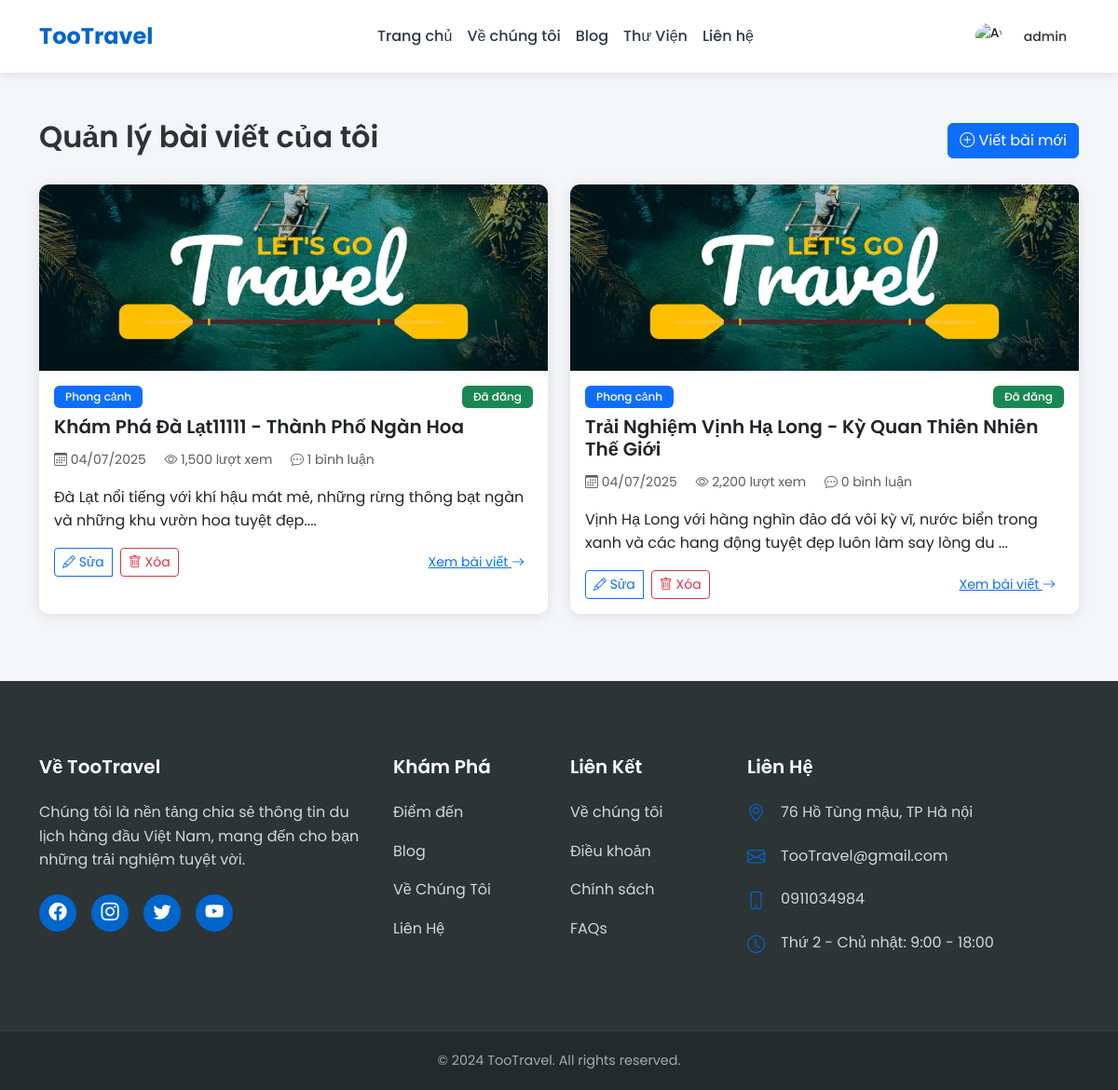
The page /myposts.php (signed in) on the database its author committed.
### tables this page shows
CREATE TABLE posts (
        id INT PRIMARY KEY AUTO_INCREMENT,
        title VARCHAR(255) NOT NULL,
        excerpt TEXT,
        content TEXT NOT NULL,
        category_id INT NOT NULL,
        image VARCHAR(255) NOT NULL,
        author_id INT,
        views INT DEFAULT 0,
        published_at TIMESTAMP DEFAULT CURRENT_TIMESTAMP,
        status ENUM('draft', 'published', 'hidden') DEFAULT 'published',
        FOREIGN KEY (author_id) REFERENCES users(id) ON DELETE SET NULL,
        FOREIGN KEY (category_id) REFERENCES categories(id) ON DELETE CASCADE
    );

CREATE TABLE categories (
        id INT PRIMARY KEY AUTO_INCREMENT,
        name VARCHAR(100) NOT NULL,
        slug VARCHAR(100) UNIQUE NOT NULL
    );

### config/database.php (called while the page is built, shortened)
<?php
class Database {
    private $host = DB_HOST;
    private $user = DB_USER;
    private $pass = DB_PASS;
    private $dbname = DB_NAME;
    private $conn;
    private $stmt;
    private $result;
    private $bindParams = [];
    private $bindTypes = '';
    public function __construct() {
        try {
            $this->conn = new mysqli($this->host, $this->user, $this->pass, $this->dbname);
            $this->conn->set_charset("utf8mb4");
        } catch (Exception $e) {
            error_log($e->getMessage());
            throw $e;
        }
    }
    public function query($query) {
        $this->bindParams = [];
        $this->bindTypes = '';
        $query = preg_replace('/:([a-zA-Z0-9_]+)/', '?', $query);
        $this->stmt = $this->conn->prepare($query);
        return true;
    }
    public function bind($param, $value, $type = null) {
        if (is_null($type)) {
            if (is_int($value)) {
                $type = 'i';
            } elseif (is_double($value) || is_float($value)) {
                $type = 'd';
            } elseif (is_string($value)) {
                $type = 's';
            } else {
                $type = 'b';
            }
        }
        $this->bindParams[] = $value;
        $this->bindTypes .= $type;
        return true;
    }
    public function execute() {
        if (!empty($this->bindParams)) {
            $params = [$this->bindTypes];
            for ($i = 0; $i < count($this->bindParams); $i++) {
                $params[] = &$this->bindParams[$i];
            }
            call_user_func_array([$this->stmt, 'bind_param'], $params);
        }
        $success = $this->stmt->execute();
        if ($success) {
            $this->result = $this->stmt->get_result();
        } else {
            $this->error = $this->stmt->error;
        }
        return $success;
    }
    public function getAll() {
        $this->execute();
        $results = [];
        while ($row = $this->result->fetch_assoc()) {
            $results[] = $row;
        }
        return $results;
    }
}

### myposts.php (the view, shortened to what this page needs)
<?php
require_once 'config/database.php';
$db = new Database();
$sql = "
    SELECT p.*, c.name as category_name,
           (SELECT COUNT(*) FROM comments WHERE post_id = p.id) as comment_count
    FROM posts p
    LEFT JOIN categories c ON p.category_id = c.id
    WHERE p.author_id = ?
    ORDER BY p.created_at DESC
";
$db->query($sql);
$db->bind(1, $_SESSION['user_id']);
$posts = $db->getAll();
require_once 'header.php';
?>
<div class="container main-container py-5">
    <div class="d-flex justify-content-between align-items-center mb-4">
        <h2>Quản lý bài viết của tôi</h2>
        <a href="post-editor.php" class="btn btn-primary">
            <i class="bi bi-plus-circle"></i> Viết bài mới
        </a>
    </div>
    <?php if (empty($posts)): ?>
        <div class="text-center py-5">
            <div class="mb-3">
                <i class="bi bi-file-earmark-text" style="font-size: 4rem; color: #ccc;"></i>
            </div>
            <h4>Bạn chưa có bài viết nào</h4>
            <p class="text-muted">Hãy bắt đầu chia sẻ trải nghiệm của bạn!</p>
            <a href="post-editor.php" class="btn btn-primary mt-3">
                <i class="bi bi-plus-circle"></i> Viết bài mới
            </a>
        </div>
    <?php else: ?>
        <div class="row">
            <?php foreach ($posts as $post): ?>
                <div class="col-md-6 mb-4">
                    <div class="card h-100 post-card">
                        <?php if (!empty($post['thumbnail']) && file_exists($post['thumbnail'])): ?>
                            <img src="<?= htmlspecialchars($post['thumbnail']) ?>"
                                 class="card-img-top"
                                 alt="<?= htmlspecialchars($post['title']) ?>"
                                 style="height: 200px; object-fit: cover;"
                                 onerror="this.src='images/Default-thumbnail.jpg'">
                        <?php else: ?>
                            <img src="images/Default-thumbnail.jpg"
                                 class="card-img-top"
                                 alt="Default thumbnail"
                                 style="height: 200px; object-fit: cover;">
                        <?php endif; ?>
                        <div class="card-body">
                            <div class="d-flex justify-content-between align-items-start mb-2">
                                <span class="badge bg-primary"><?= htmlspecialchars($post['category_name']) ?></span>
                                <span class="badge bg-<?= $post['status'] === 'published' ? 'success' : 'warning' ?>">
                                    <?= $post['status'] === 'published' ? 'Đã đăng' : 'Bản nháp' ?>
                                </span>
                            </div>
                            <h5 class="card-title"><?= htmlspecialchars($post['title']) ?></h5>
                            <div class="text-muted small mb-3">
                                <i class="bi bi-calendar3"></i> <?= date('d/m/Y', strtotime($post['created_at'])) ?>
                                <i class="bi bi-eye ms-3"></i> <?= number_format($post['views']) ?> lượt xem
                                <i class="bi bi-chat-dots ms-3"></i> <?= $post['comment_count'] ?> bình luận
                            </div>
                            <p class="card-text"><?= htmlspecialchars(substr($post['excerpt'] ?? '', 0, 150)) ?>...</p>
                            <div class="d-flex justify-content-between align-items-center mt-3">
                                <div class="btn-group">
                                    <a href="post-editor.php?id=<?= $post['id'] ?>"
                                       class="btn btn-outline-primary btn-sm">
                                        <i class="bi bi-pencil"></i> Sửa
                                    </a>
                                    <form method="POST" class="d-inline"
                                          onsubmit="return confirm('Bạn có chắc chắn muốn xóa bài viết này?')">
                                        <button type="submit" name="delete_post"
                                                class="btn btn-outline-danger btn-sm">
                                            <i class="bi bi-trash"></i> Xóa
                                        </button>
                                    </form>
                                </div>
                                <a href="blog-detail.php?id=<?= $post['id'] ?>"
                                   class="btn btn-link btn-sm">
                                    Xem bài viết <i class="bi bi-arrow-right"></i>
                                </a>
                            </div>
                        </div>
                    </div>
                </div>
            <?php endforeach; ?>
        </div>
    <?php endif; ?>
</div>
<footer class="footer">
    <div class="container">
        <div class="row">
            <div class="col-lg-4 mb-4 mb-lg-0">
                <h4>Về TooTravel</h4>
                <p>Chúng tôi là nền tảng chia sẻ thông tin du lịch hàng đầu Việt Nam, mang đến cho bạn những trải nghiệm tuyệt vời.</p>
                <div class="social-links">
                    <a href="#" class="facebook"><i class="bi bi-facebook"></i></a>
                    <a href="#" class="instagram"><i class="bi bi-instagram"></i></a>
                    <a href="#" class="twitter"><i class="bi bi-twitter"></i></a>
                    <a href="#" class="youtube"><i class="bi bi-youtube"></i></a>
                </div>
            </div>
            <div class="col-lg-2 col-md-4 mb-4 mb-lg-0">
                <h4>Khám Phá</h4>
                <ul class="footer-links">
                    <li><a href="gallery.php">Điểm đến</a></li>
                    <li><a href="blog.php">Blog</a></li>
                    <li><a href="about.php">Về Chúng Tôi</a></li>
                    <li><a href="contact.php">Liên Hệ</a></li>
                </ul>
            </div>
            <div class="col-lg-2 col-md-4 mb-4 mb-lg-0">
                <h4>Liên Kết</h4>
                <ul class="footer-links">
                    <li><a href="about.php">Về chúng tôi</a></li>
                    <li><a href="about.php">Điều khoản</a></li>
                    <li><a href="about.php">Chính sách</a></li>
                    <li><a href="about.php">FAQs</a></li>
                </ul>
            </div>
            <div class="col-lg-4 col-md-4">
                <h4>Liên Hệ</h4>
                <ul class="footer-contact">
                    <li>
                        <i class="bi bi-geo-alt"></i>
                        <span>76 Hồ Tùng mậu, TP Hà nội</span>
                    </li>
                    <li>
                        <i class="bi bi-envelope"></i>
                        <span>TooTravel@gmail.com</span>
                    </li>
                    <li>
                        <i class="bi bi-phone"></i>
                        <span>0911034984</span>
                    </li>
                    <li>
                        <i class="bi bi-clock"></i>
                        <span>Thứ 2 - Chủ nhật: 9:00 - 18:00</span>
                    </li>
                </ul>
            </div>
        </div>
    </div>
    <div class="footer-bottom">
        <div class="container">
            <p>&copy; 2024 TooTravel. All rights reserved.</p>
        </div>
    </div>
</footer>
</body>
</html>

### header.php (shortened to what this page needs)
<?php
require_once 'config/database.php';
$current_page = basename($_SERVER['PHP_SELF']);
?>
<!DOCTYPE html>
<html lang="vi">
<head>
    <link href="https://cdn.jsdelivr.net/npm/bootstrap@5.3.0/dist/css/bootstrap.min.css" rel="stylesheet">
    <link href="https://cdn.jsdelivr.net/npm/bootstrap-icons@1.7.2/font/bootstrap-icons.css" rel="stylesheet">
    <link href="https://cdnjs.cloudflare.com/ajax/libs/font-awesome/6.0.0/css/all.min.css" rel="stylesheet">
    <link rel="stylesheet" href="https://cdn.jsdelivr.net/npm/swiper@11/swiper-bundle.min.css">
    <link rel="stylesheet" href="https://unpkg.com/aos@2.3.1/dist/aos.css">
    <link rel="stylesheet" href="css/style.css">
</head>
<body>
    <header class="header">
        <nav class="navbar navbar-expand-lg fixed-top bg-white">
            <div class="container">
                <a class="navbar-brand" href="index.php">
                    TooTravel
                </a>
                <div class="collapse navbar-collapse" id="navbarNav">
                    <ul class="navbar-nav mx-auto">
                        <li class="nav-item">
                            <a class="nav-link <?= $current_page == 'index.php' ? 'active' : '' ?>" href="index.php">
                                Trang chủ
                            </a>
                        </li>
                        <li class="nav-item">
                            <a class="nav-link <?= $current_page == 'about.php' ? 'active' : '' ?>" href="about.php">
                                Về chúng tôi
                            </a>
                        </li>
                        <li class="nav-item">
                            <a class="nav-link <?= $current_page == 'blog.php' ? 'active' : '' ?>" href="blog.php">
                                Blog
                            </a>
                        </li>
                        <li class="nav-item">
                            <a class="nav-link <?= $current_page == 'gallery.php' ? 'active' : '' ?>" href="gallery.php">
                                Thư Viện
                            </a>
                        </li>
                        <li class="nav-item">
                            <a class="nav-link <?= $current_page == 'contact.php' ? 'active' : '' ?>" href="contact.php">
                                Liên hệ
                            </a>
                        </li>
                    </ul>
                    <div class="nav-buttons">
                        <?php if(isset($_SESSION['user_id'])): ?>
                            <div class="user-info dropdown">
                                <button class="btn btn-link dropdown-toggle d-flex align-items-center gap-2"
                                        type="button"
                                        id="userDropdown"
                                        data-bs-toggle="dropdown"
                                        aria-expanded="false">
                                    <img src="<?= isset($_SESSION['avatar']) ? htmlspecialchars($_SESSION['avatar']) : 'images/default-avatar.jpg' ?>"
                                         alt="Avatar"
                                         class="rounded-circle"
                                         width="32"
                                         height="32">
                                    <strong><span class="username"><?= htmlspecialchars($_SESSION['username']) ?></span></strong>
                                </button>
                            </div>
                        <?php else: ?>
                            <a href="login.php" class="btn btn-outline-primary me-2">Đăng nhập</a>
                            <a href="register.php" class="btn btn-primary">Đăng ký</a>
                        <?php endif; ?>
                    </div>
                </div>
            </div>
        </nav>
    </header>

### rows shown on the page
posts: category.name "Phong cảnh", status "Đã đăng", title "Khám Phá Đà Lạt11111 - Thành Phố Ngàn Hoa", created_at "04/07/2025", views "1,500", comment_count "1", excerpt "Đà Lạt nổi tiếng với khí hậu mát mẻ, những rừng thông bạt ngàn và những khu vườn hoa tuyệt đẹp."
posts: category.name "Phong cảnh", status "Đã đăng", title "Trải Nghiệm Vịnh Hạ Long - Kỳ Quan Thiên Nhiên Thế Giới", created_at "04/07/2025", views "2,200", comment_count "0", excerpt "Vịnh Hạ Long với hàng nghìn đảo đá vôi kỳ vĩ, nước biển trong xanh và các hang động tuyệt đẹp luôn làm say lòng du"

### other values the page prints
$_SESSION['username'] "admin"
